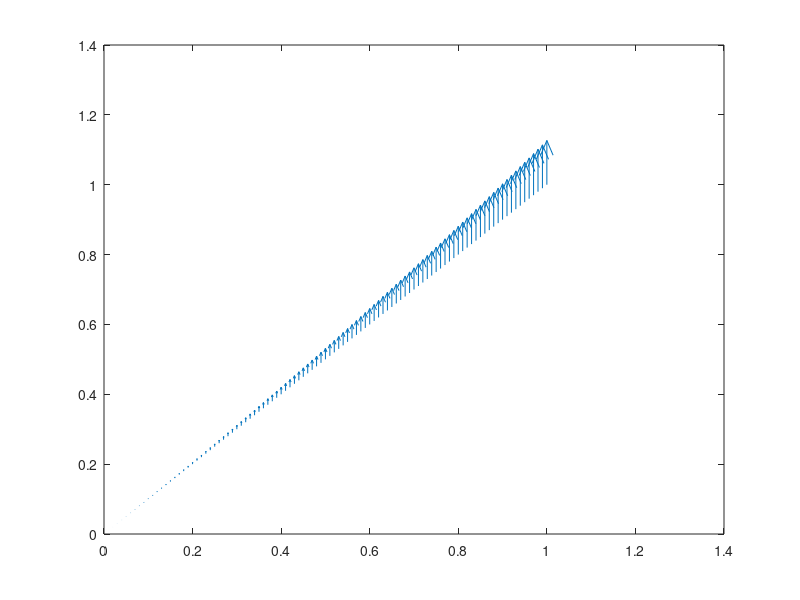

Recreate this plot in MATLAB. (Note: this script raises an error after producing the figure.)
%ex6


A=[2,3;4,6];


expm(A) ;% =Exp(A)

ex=zeros(2,2);
for k=0:100
    ex=ex+(1/factorial(k))*A^k;
end

ex
expm(A) %ok


B=[5,9;13,18]
expm(A)*expm(B)
expm(A*B)  % ok differant


figure(1)
x=0:0.01:1;
y=0:0.01:1;
u=x.^2-y.^2;
v=2.*x.*y;
quiver(x,y,u,v)

M=[1,-1;1,1]; %=2/srt(2)*[sqrt(2)/2,sqrt(2)/2;sqrt(2)/2,sqrt(2)/2,]

X0=[5,8];

t=0:0.01:10;
[x1,y1]=expm(t*M)*X0;

plot(y1,x1)












